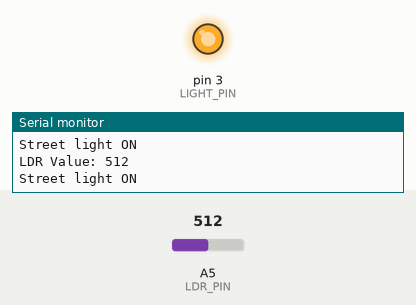
Simulated run of this sketch. Board: Arduino Uno, built with avr-gcc and run on an emulated ATmega328P. Parts: output pins drawn as LEDs (lit = HIGH), the last lines printed to the serial monitor. The inputs (shaded band) are chosen by the test bench; at power-on: A5 (LDR_PIN) = 512.

Above: at 1.2 s.
1.3 s: A5 (LDR_PIN) set to 529
At 2.0 s:
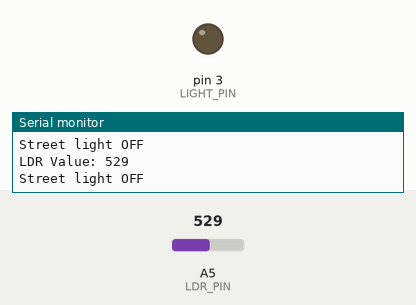
2.9 s: A5 (LDR_PIN) set to 511
At 3.4 s:
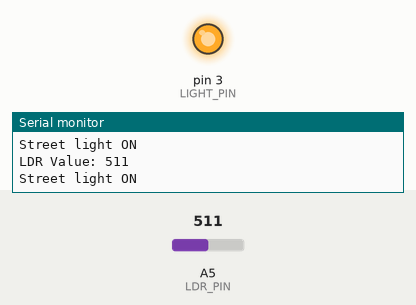
4.5 s: A5 (LDR_PIN) set to 716
At 6.0 s:
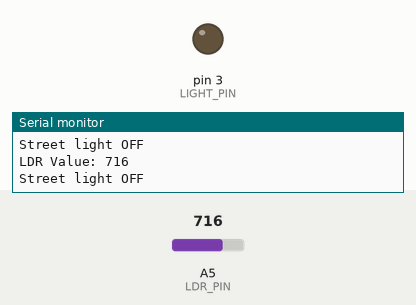
Timing chart, 0 to 7.5 s (numbered marks = the images above; inputs shaded):
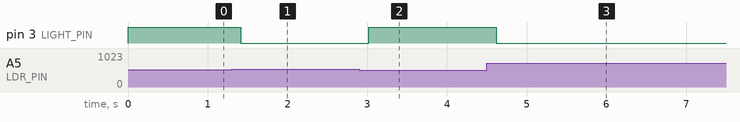

Measured:
- the behaviour switches between 512 and 513 on A5 (LDR_PIN) (found by bisection; images 0 and 1)
- after the input at 1.3 s, pin 3 (LIGHT_PIN): HIGH → LOW after 0.11 s
- after the input at 2.9 s, pin 3 (LIGHT_PIN): LOW → HIGH after 0.12 s
- after the input at 4.5 s, pin 3 (LIGHT_PIN): HIGH → LOW after 0.12 s

The sketch:

ications_workshop_project_stimulation_01_smart_street_light1.ino
```cpp
// Street Light Control using LDR
// LDR -> A5, Light -> Pin 3

const int LDR_PIN = A5;     // LDR input pin
const int LIGHT_PIN = 3;    // Light output pin
int ldrValue = 0;           // Variable to store LDR reading
const int THRESHOLD = 512;  // Brightness threshold (0-1023)

void setup() {
  pinMode(LIGHT_PIN, OUTPUT);
  Serial.begin(9600);

  // Initial message
  Serial.println("Street Light Control System Initialized");
}

void loop() {
  // Read the LDR sensor value
  ldrValue = analogRead(LDR_PIN);

  // Display the raw value
  Serial.print("LDR Value: ");
  Serial.println(ldrValue);

  // Compare with threshold
  if (ldrValue > THRESHOLD) {
    digitalWrite(LIGHT_PIN, LOW);   // Turn OFF light
    Serial.println("Street light OFF");
  } else {
    digitalWrite(LIGHT_PIN, HIGH);  // Turn ON light
    Serial.println("Street light ON");
  }

  delay(200); // Small delay for stability
}
```
